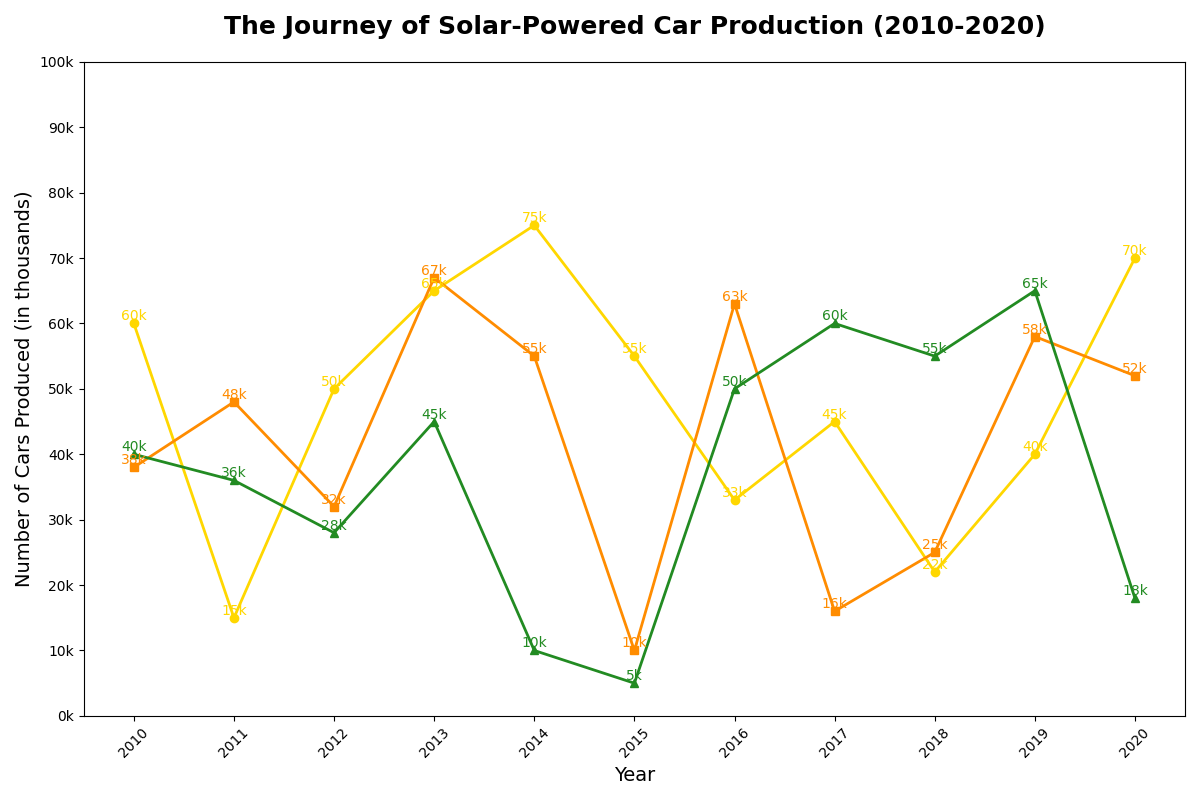

Write the Python code that produced this figure.
import matplotlib.pyplot as plt
import numpy as np

years = np.arange(2010, 2021)
# Randomly altered production data while preserving structure
solartech_production = [60, 15, 50, 65, 75, 55, 33, 45, 22, 40, 70]
sundrive_production = [38, 48, 32, 67, 55, 10, 63, 16, 25, 58, 52]
ecowheels_production = [40, 36, 28, 45, 10, 5, 50, 60, 55, 65, 18]

fig, ax = plt.subplots(figsize=(12, 8))

ax.plot(years, solartech_production, marker='o', linestyle='-', linewidth=2, color='gold')
ax.plot(years, sundrive_production, marker='s', linestyle='-', linewidth=2, color='darkorange')
ax.plot(years, ecowheels_production, marker='^', linestyle='-', linewidth=2, color='forestgreen')

ax.set_title("The Journey of Solar-Powered Car Production (2010-2020)", fontsize=18, weight='bold', pad=20)
ax.set_xlabel("Year", fontsize=14)
ax.set_ylabel("Number of Cars Produced (in thousands)", fontsize=14)

ax.set_xticks(years)
ax.set_xticklabels(years, rotation=45)
ax.set_yticks(np.arange(0, 101, 10))
ax.set_yticklabels([f'{i}k' for i in range(0, 101, 10)])

# Annotate the data points
for i in range(len(years)):
    ax.text(years[i], solartech_production[i], f"{solartech_production[i]}k", ha='center', va='bottom', fontsize=10, color='gold')
    ax.text(years[i], sundrive_production[i], f"{sundrive_production[i]}k", ha='center', va='bottom', fontsize=10, color='darkorange')
    ax.text(years[i], ecowheels_production[i], f"{ecowheels_production[i]}k", ha='center', va='bottom', fontsize=10, color='forestgreen')

plt.tight_layout()
plt.show()
